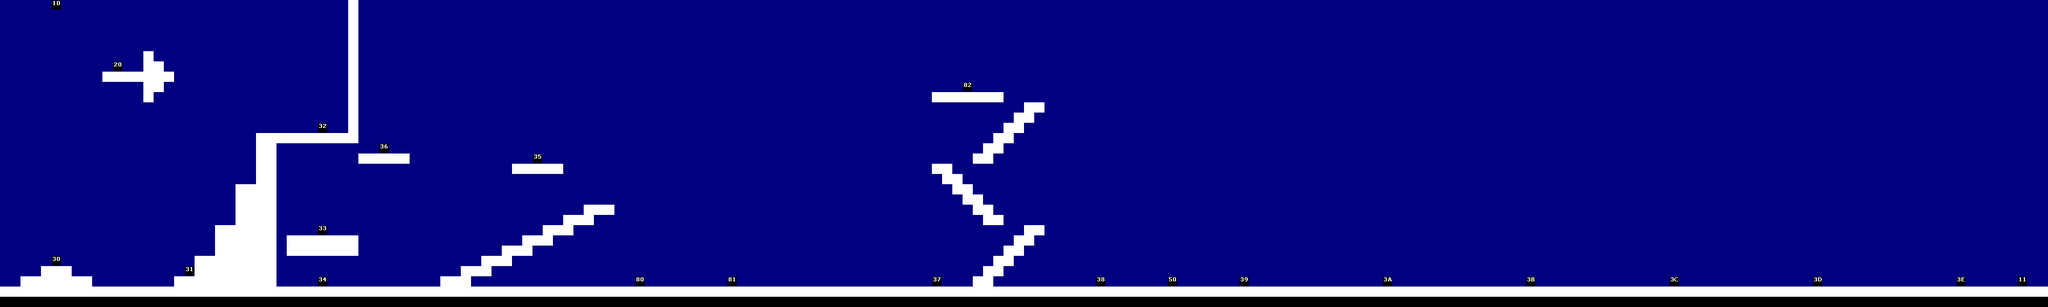

Below is a game level as drawn by its tile map, then a one-line description and the .tmx that defines it (tile-layer data replaced by summaries):
An orthogonal 200x30 tile map with 20x20 px tiles, 1 tile layer (Tile Layer 1).

<map version="1.0" orientation="orthogonal" width="200" height="30" tilewidth="20" tileheight="20">
 <tileset firstgid="1" name="key.col" tilewidth="20" tileheight="20">
  <image source="key.rgb.png" width="320" height="320" />
 </tileset>
 <layer name="Tile Layer 1" width="200" height="30">
  <data>[6000 cells, 6000 non-empty, 25 distinct tile ids]</data>
 </layer>
</map>